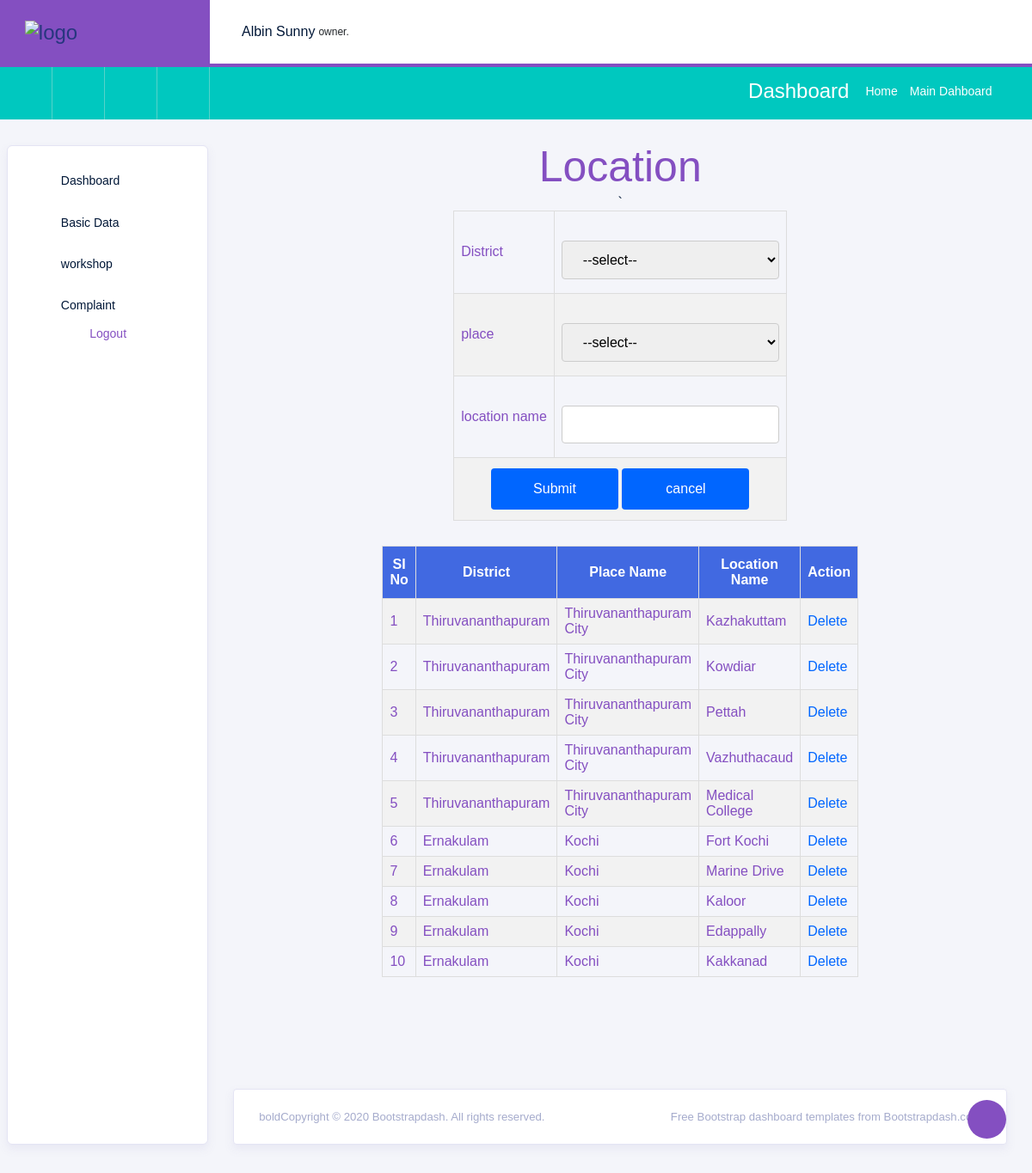
Page /admin/location.php on the committed database.
### tables this page shows
CREATE TABLE tbl_location (
    location_id INT AUTO_INCREMENT PRIMARY KEY,
    location_name VARCHAR(100) NOT NULL,
    place_id INT NOT NULL,
    location_status INT DEFAULT 1,
    created_at TIMESTAMP DEFAULT CURRENT_TIMESTAMP,
    FOREIGN KEY (place_id) REFERENCES tbl_place(place_id)
);

CREATE TABLE tbl_district (
    district_id INT AUTO_INCREMENT PRIMARY KEY,
    district_name VARCHAR(100) NOT NULL,
    district_status INT DEFAULT 1,
    created_at TIMESTAMP DEFAULT CURRENT_TIMESTAMP
);

CREATE TABLE tbl_place (
    place_id INT AUTO_INCREMENT PRIMARY KEY,
    place_name VARCHAR(100) NOT NULL,
    district_id INT NOT NULL,
    place_status INT DEFAULT 1,
    created_at TIMESTAMP DEFAULT CURRENT_TIMESTAMP,
    FOREIGN KEY (district_id) REFERENCES tbl_district(district_id)
);

### admin/location.php (the view, shortened to what this page needs)
<?php
include("../Assets/Connection/Connection.php");
include("Head.php");
?>
<!DOCTYPE html PUBLIC "-//W3C//DTD XHTML 1.0 Transitional//EN" "http://www.w3.org/TR/xhtml1/DTD/xhtml1-transitional.dtd">
<html xmlns="http://www.w3.org/1999/xhtml">
<head>
</head>
<body>
<h1 align="center" style="color:#844fc1">Location</h1>
<form id="form1" name="form1" method="post" action="">
  <table  border="1">
     <tr>
      <td>District</td>
      <td><label for="txt_District"></label>
        <select name="sel_District" id="sel_District" onchange="getPlace(this.value)" required>
        <option value="">--select--</option>
      </select></td>
    </tr>
    <tr>
      <td >place</td>
      <td ><label for="sel_place"></label>
        <select name="sel_place" id="sel_place" required>
         <option value="">--select--</option>
     </select> </td>`
    </tr>
    <tr>
      <td>location name</td>
      <td><label for="txt_location"></label>
      <input type="text" name="txt_location" id="txt_location" required pattern="^[A-Z]+[a-zA-Z ]*$" title="Name allows only alphabets, spaces, and must start with a capital letter" /></td>
    </tr>
    <tr>
      <td colspan="2"align="center"><input type="submit" name="btn_submit" id="btn_submit" value="Submit"   />
      <input type="submit" name="btn_cancel" id="btn_cancel" value="cancel" /></td>
    </tr>
  </table>
  <p>&nbsp;</p>
  <table width="200" border="1">
       <tr>
       <th style="background-color: #4169E1; color: white; text-align: center;">SI No</th>
       <th style="background-color: #4169E1; color: white; text-align: center;">District</th>
       <th style="background-color: #4169E1; color: white; text-align: center;">Place Name</th>
       <th style="background-color: #4169E1; color: white; text-align: center;">Location Name</th>
       <th style="background-color: #4169E1; color: white; text-align: center;">Action</th>
        </tr>
             <?php
        $i = 0;
        $selQry = "SELECT * FROM tbl_location l INNER JOIN tbl_place p ON p.place_id  = l.place_id  inner join  tbl_district d on d.district_id=p.district_id ";
        $result = $conn->query($selQry);
        while ($row = $result->fetch_assoc()) {
            $i++;
            ?>
             <tr>
             <td><?php echo $i?></td>
            <td><?php echo $row['district_name']?></td>
            <td><?php echo $row['place_name']?></td>
            <td><?php echo $row['location_name']?></td>
            <td>
			<a href="location.php?id=<?php echo $row['location_id']?>">Delete</a></td>
    </tr>
    <?php } ?>
  </table>
  <p>&nbsp;</p>
</form>
</body>
</html>
<?php
include("Foot.php");
?>

### Assets/Templates/Admin/form.css (style rules this page uses)
#tab td, #tab th { border: 1px solid #ddd; padding: 8px; color:#844fc1; }
#tab a { color:#06F; }
#tab tr:nth-child(even) { background-color: #f2f2f2; }
#tab th { padding-top: 12px; padding-bottom: 12px; text-align: left; background-color: #844fc1; color: white; }
input[type=text],[type=password],[type=email],[type=date], select { width: 100%; padding: 12px 20px; margin: 8px 0; display: inline-block; border: 1px solid #ccc; border-radius: 4px; box-sizing: border-box; }
input[type=submit] { width: 40%; background-color: #06F; color: white; padding: 15px; margin: 4px 0; border: none; border-radius: 4px; cursor: pointer; }

### rows in the picture
tbl_location: tbl_district.district_name "Thiruvananthapuram", place.place_name "Thiruvananthapuram City", location_name "Kazhakuttam"
tbl_location: tbl_district.district_name "Thiruvananthapuram", place.place_name "Thiruvananthapuram City", location_name "Kowdiar"
tbl_location: tbl_district.district_name "Thiruvananthapuram", place.place_name "Thiruvananthapuram City", location_name "Pettah"
tbl_location: tbl_district.district_name "Thiruvananthapuram", place.place_name "Thiruvananthapuram City", location_name "Vazhuthacaud"
tbl_location: tbl_district.district_name "Thiruvananthapuram", place.place_name "Thiruvananthapuram City", location_name "Medical College"
tbl_location: tbl_district.district_name "Ernakulam", place.place_name "Kochi", location_name "Fort Kochi"
tbl_location: tbl_district.district_name "Ernakulam", place.place_name "Kochi", location_name "Marine Drive"
tbl_location: tbl_district.district_name "Ernakulam", place.place_name "Kochi", location_name "Kaloor"
tbl_location: tbl_district.district_name "Ernakulam", place.place_name "Kochi", location_name "Edappally"
tbl_location: tbl_district.district_name "Ernakulam", place.place_name "Kochi", location_name "Kakkanad"
